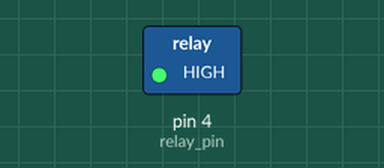
This sketch was run on a simulated Arduino Uno, built with avr-gcc and run on an emulated ATmega328P. Shown: switched loads named in the sketch (green lamp = pin HIGH). The local clock reads 2024-03-15 10:24:30 at power-on unless the sketch sets it; what the sketch prints to the serial monitor is not drawn.

Above: at 0.1 s.
Timing chart, 0 to 1.6 s (numbered marks = the images above):
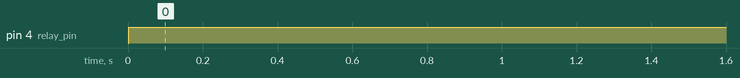

Measured:
- by itself, pin 4 (relay_pin): LOW → HIGH at 0.00 s

The sketch:

hmoz.ino
```cpp
#include <Wire.h>
#include "RTClib.h"
#define relay_pin 4    // пин реле
RTC_DS3231 rtc;
byte zangi_zhamanak=11;

byte sec, minute = 0, hour = 0, dow, os;

void setup() {
 Serial.begin(9600);
 pinMode(relay_pin, OUTPUT);          // пин реле как выход
 rtc.begin();
 //   Wire.begin();
  //  if (rtc.lostPower()){
  // rtc.adjust(DateTime(F(__DATE__), F(__TIME__)));//}
   DateTime now = rtc.now();
   dow=now.dayOfTheWeek();
   hour=now.hour();
   minute=now.minute();
   sec=now.second();
}


void loop() {
digitalWrite(relay_pin, 1);
delay(999);
  //if (hour < 10)
    //{
     // Serial.print("0");
      Serial.print(hour);
    //}
    //else
   // {
      //Serial.print(hour);
    //}
    Serial.print(":");
    //if (minute < 10)
   // {
     // Serial.print("0");
      Serial.print(minute);
    //}
   // else
 //   {
 //     Serial.print(minute);
  //  }
  Serial.print(":");
  //  if (sec < 10)
  //  {
  //    Serial.print("0");
      Serial.print(sec);
 //   }
//    else
 //   {
 //     Serial.print(sec);
  //  }
//    Serial.print(" ");
    sec++;
    if (sec > 59)
    {
      minute++;
      sec = 0;
    }

    if (minute > 59)
    {
      hour++;
      minute = 0;
    }
    if (hour > 23)
    {
      hour = 0;
    }
  Serial.println();

  if(hour==8 && minute==30 && sec==0){delay(50000);Reset();}
  if(dow==0 || dow==3 || dow==4 || dow==5 || dow==6)
  {
    if(hour==9 && minute==0&& sec==0){ while(sec<zangi_zhamanak){digitalWrite(relay_pin, 0);delay(1000);sec++;} }
    if(hour==10 && minute==10 && sec==0){ while(sec<zangi_zhamanak){digitalWrite(relay_pin, 0);delay(1000);sec++;}}
    if(hour==10 && minute==20 && sec==0){ while(sec<zangi_zhamanak){digitalWrite(relay_pin, 0);delay(1000);sec++;}}
    if(hour==11 && minute==30 && sec==0){ while(sec<zangi_zhamanak){digitalWrite(relay_pin, 0);delay(1000);sec++;}}
    if(hour==11 && minute==50 && sec==0){ while(sec<zangi_zhamanak){digitalWrite(relay_pin, 0);delay(1000);sec++;}}
    if(hour==13 && minute==0 && sec==0){ while(sec<zangi_zhamanak){digitalWrite(relay_pin, 0);delay(1000);sec++;}}
    if(hour==13 && minute==10 && sec==0){ while(sec<zangi_zhamanak){digitalWrite(relay_pin, 0);delay(1000);sec++;}}
    if(hour==14 && minute==20 && sec==0){ while(sec<zangi_zhamanak){digitalWrite(relay_pin, 0);delay(1000);sec++;} }
  }

}


inline void Reset() {asm("JMP 0");}
```
